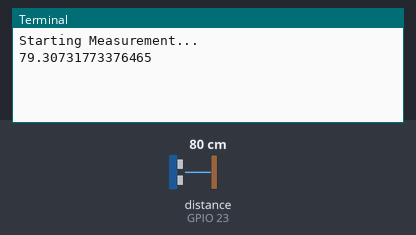
A program run on a simulated Raspberry Pi (BCM pin numbers). On the bench: the last lines printed to the terminal. Inputs (shaded band) come from the test bench; at power-on: distance to the obstacle (sensor on GPIO 23) 80 cm. The echo pulse lasts 58.3 µs per cm; the clock reads 2024-03-15 10:24:30 at power-on unless the program sets it.

Above: at 1.3 s.
1.4 s: distance to the obstacle (sensor on GPIO 23) set to 2 cm
At 3.7 s:
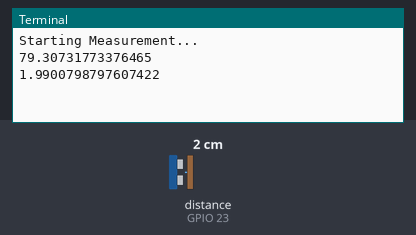
5.3 s: distance to the obstacle (sensor on GPIO 23) set to 4 cm
At 7.2 s:
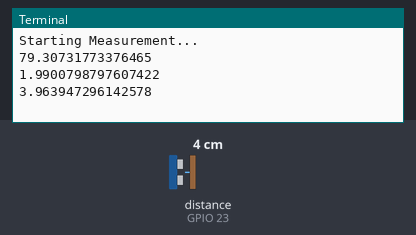
Timing chart, 0 to 8.7 s (numbered marks = the images above; inputs shaded):
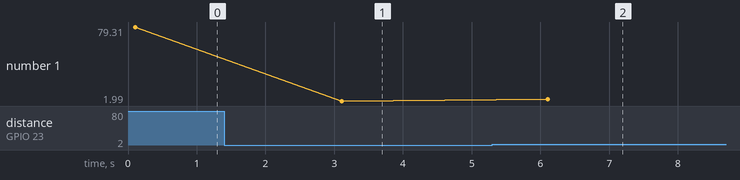

Measured:
- after the input at 1.4 s, the terminal: prints a new line after 1.7 s (image 1)
- after the input at 5.3 s, the terminal: prints a new line after 0.81 s (image 2)
- plotted number 1: 79.31 → 1.99 after the input at 1.4 s, 1.99 → 3.96 after the input at 5.3 s

The program:

distance.py
```python
import RPi.GPIO as GPIO
import time

GPIO.setmode(GPIO.BCM)

TRIG = 24
ECHO = 23

GPIO.setup(TRIG, GPIO.OUT)
GPIO.setup(TRIG,0)

GPIO.setup(ECHO, GPIO.IN)

time.sleep(0.1)

print("Starting Measurement...")

try:
    while True:

        GPIO.output(TRIG, 1)
        time.sleep(0.00001)
        GPIO.output(TRIG, 0)


        while GPIO.input(ECHO) == 0:
            pass
        start = time.time()

        while GPIO.input(ECHO) == 1:
            pass
        stop = time.time()

        print((stop-start) * 17000)

        time.sleep(3)

except KeyboardInterrupt:
    GPIO.cleanup()
```
